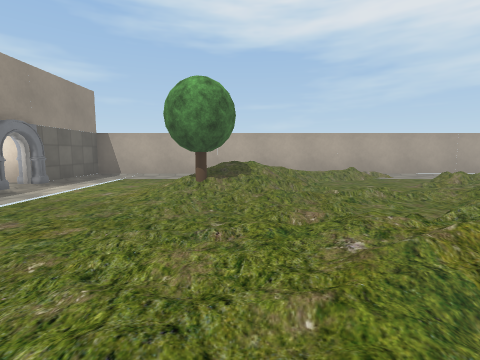
View 1 (above)

16 first-person views from a walk through a Unity game level. The camera is 1.3 m above the floor, tilts 6° down and sees 85° across. The floor is counted in squares, 2 m on a side. Each view is taken from the middle of a square. On the plan, view 1 faces up. The plan holds only what a view shows up to about 9 squares ahead; the rest is blank. The place goes on beyond the plan. Some trees and plants on the terrain are drawn as simple stand-ins. The player is left out. Door leaves are left out, so doorways stand open. Some surface patterns are stand-ins.

View 2
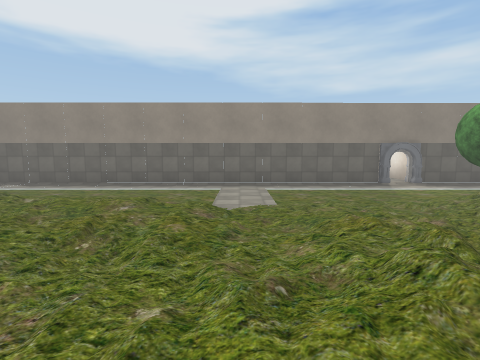

View 3
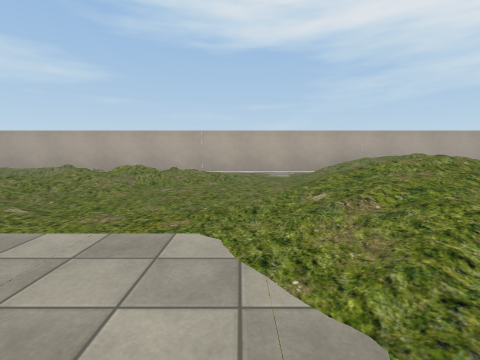

View 4
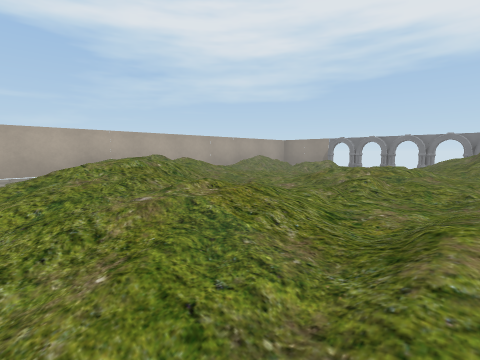

View 5
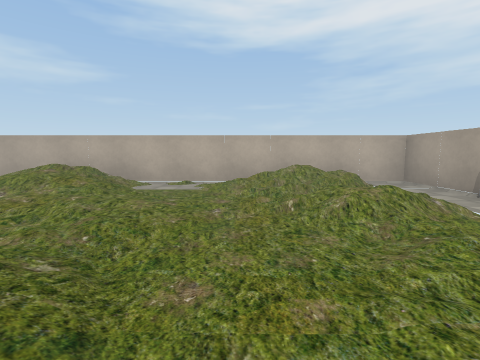

View 6
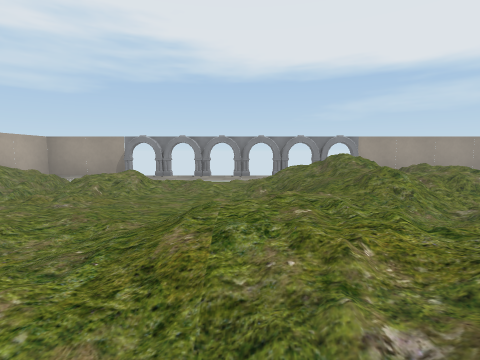

View 7
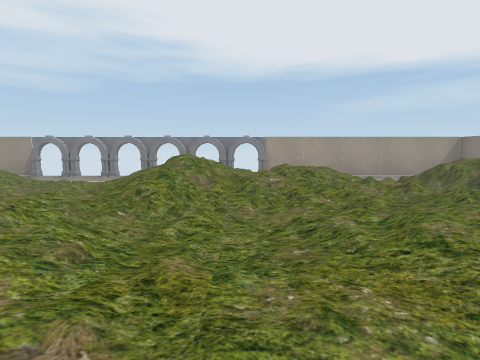

View 8
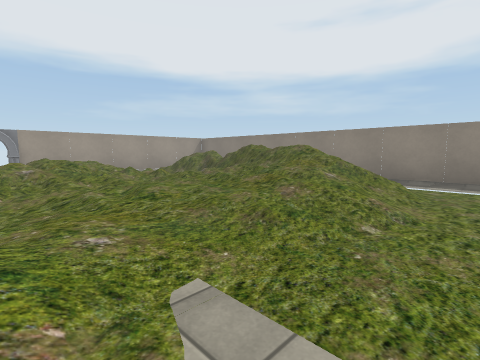

View 9
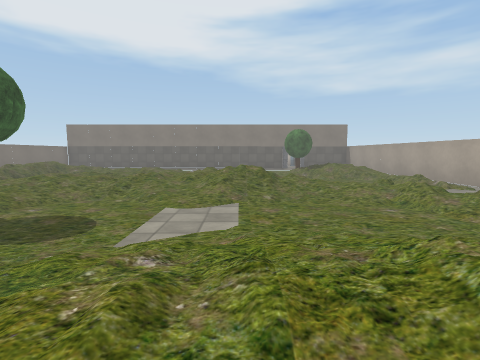

View 10
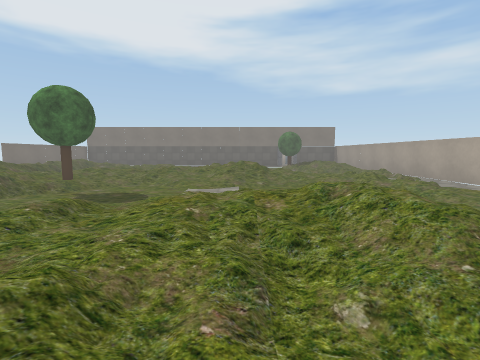

View 11
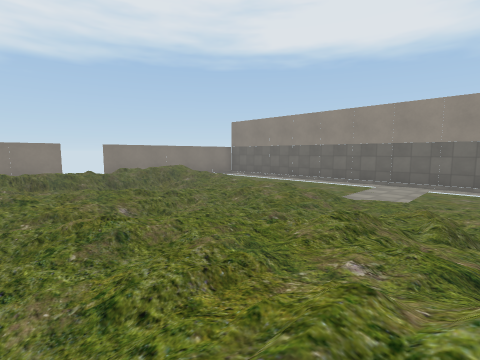

View 12
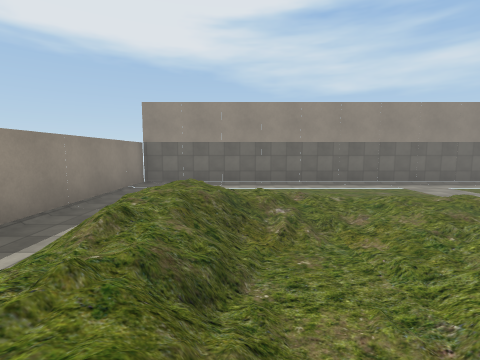

View 13
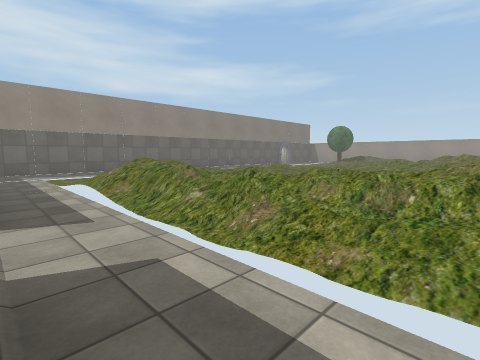

View 14
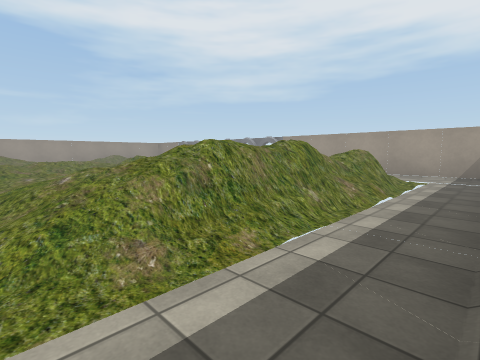

View 15
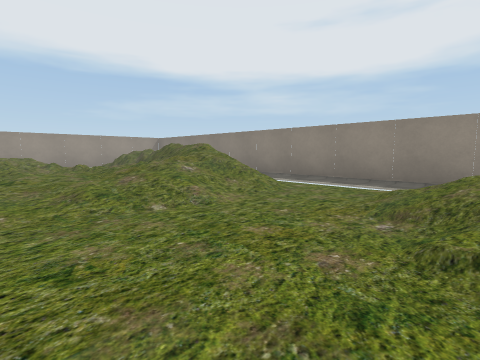

View 16
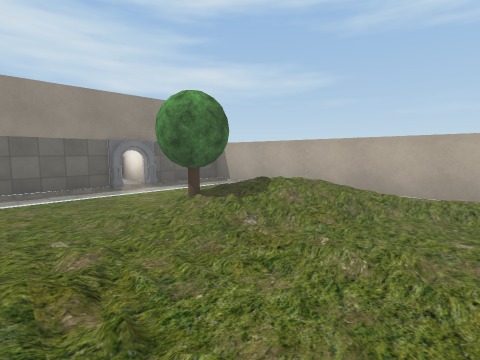

### Floor plan
Key: @ floor where view 1 was taken; # wall or solid block; . main floor; : floor 0.25 m higher than the main floor; - floor 0.25 m lower than the main floor; + floor 0.5 m higher than the main floor; * floor 0.75 m higher than the main floor; % floor 1 m higher than the main floor; & floor 1.5 m higher than the main floor; / step, stairs or slope; D open door; = window, fence, low wall or low ledge; v drop or lower ground; T tree.
Columns run from 5 left of view 1 to 21 right of it. Each row starts with its distance up from view 1.
  9 ###########################
  8 #...     ..--.-./ /--./##.#
  7 #.-- /+//---..-//%/--:///.#
  6 #.--/*/----/:.-.////-.//-.#
  5 DD--T//--.:/---  //:.-/+/.#
  4 #.--.:.../:.--/ /:::.-//-.#
  3 #.--.-.-///--.+%//::---/..#
  2 #.--..://///-./*/:/*/-/--.#
  1 #.--../+**/.../++/+++/// .#
  0 #....@::++:---./++::+%&   #
 -1 #.---:+////---  //:.:**/  #
 -2 #.--.+::+++/T-----:::/%/  #
 -3 #.--.+/:/+++//---.:+:///  #
 -4 #.--/+/-//+/  /--/*/+//   #
 -5 #.-. +/////   /.-/////:+ .#
 -6 #.-. /%////   //-/=v=#=* .#
 -7 #....//.../    ...........#
 -8 #..........    ...........#

Positions as (right, up) in squares from view 1, and headings:
1: (0, 0), facing up
2: (4, 0), facing left
3: (8, 0), facing up
4: (9, 0), facing up-right
5: (16, 1), facing up
6: (12, 2), facing right
7: (12, -1), facing right
8: (11, -1), facing down-right
9: (11, 2), facing left
10: (13, 2), facing left
11: (5, 2), facing down-left
12: (4, -5), facing left
13: (5, -8), facing up-left
14: (12, -8), facing up-right
15: (9, -2), facing down-right
16: (3, 2), facing up-left
